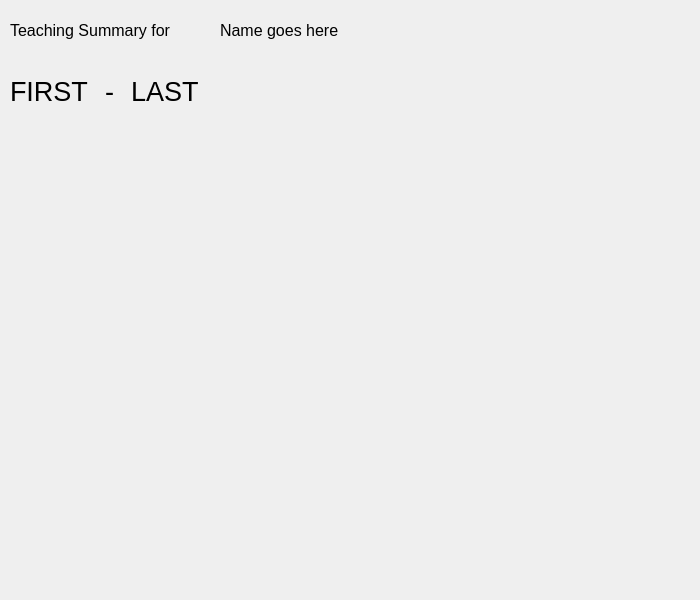
<?xml version="1.0" encoding="UTF-8"?>
<ui version="4.0">
 <class>graphwindowbar</class>
 <widget class="QDialog" name="graphwindowbar">
  <property name="geometry">
   <rect>
    <x>0</x>
    <y>0</y>
    <width>700</width>
    <height>600</height>
   </rect>
  </property>
  <property name="minimumSize">
   <size>
    <width>700</width>
    <height>600</height>
   </size>
  </property>
  <property name="maximumSize">
   <size>
    <width>700</width>
    <height>600</height>
   </size>
  </property>
  <property name="windowTitle">
   <string>Bar Graph</string>
  </property>
  <widget class="QCustomPlot" name="graph" native="true">
   <property name="geometry">
    <rect>
     <x>0</x>
     <y>120</y>
     <width>700</width>
     <height>480</height>
    </rect>
   </property>
  </widget>
  <widget class="QLabel" name="label_name">
   <property name="geometry">
    <rect>
     <x>220</x>
     <y>10</y>
     <width>471</width>
     <height>41</height>
    </rect>
   </property>
   <property name="font">
    <font>
     <family>MS Shell Dlg 2</family>
     <pointsize>12</pointsize>
    </font>
   </property>
   <property name="text">
    <string>Name goes here</string>
   </property>
  </widget>
  <widget class="QLabel" name="label_subject">
   <property name="geometry">
    <rect>
     <x>10</x>
     <y>10</y>
     <width>211</width>
     <height>41</height>
    </rect>
   </property>
   <property name="font">
    <font>
     <family>MS Shell Dlg 2</family>
     <pointsize>12</pointsize>
    </font>
   </property>
   <property name="text">
    <string>Teaching Summary for </string>
   </property>
  </widget>
  <widget class="QWidget" name="layoutWidget">
   <property name="geometry">
    <rect>
     <x>10</x>
     <y>60</y>
     <width>189</width>
     <height>47</height>
    </rect>
   </property>
   <property name="font">
    <font>
     <family>MS Shell Dlg 2</family>
     <pointsize>20</pointsize>
    </font>
   </property>
   <layout class="QHBoxLayout" name="horizontalLayout">
    <item>
     <widget class="QLabel" name="label_year_start">
      <property name="font">
       <font>
        <family>MS Shell Dlg 2</family>
        <pointsize>20</pointsize>
       </font>
      </property>
      <property name="text">
       <string>FIRST</string>
      </property>
      <property name="alignment">
       <set>Qt::AlignBottom|Qt::AlignLeading|Qt::AlignLeft</set>
      </property>
     </widget>
    </item>
    <item>
     <widget class="QLabel" name="label">
      <property name="enabled">
       <bool>true</bool>
      </property>
      <property name="font">
       <font>
        <family>MS Shell Dlg 2</family>
        <pointsize>20</pointsize>
       </font>
      </property>
      <property name="layoutDirection">
       <enum>Qt::LeftToRight</enum>
      </property>
      <property name="text">
       <string>-</string>
      </property>
      <property name="alignment">
       <set>Qt::AlignBottom|Qt::AlignHCenter</set>
      </property>
     </widget>
    </item>
    <item>
     <widget class="QLabel" name="label_year_finish">
      <property name="font">
       <font>
        <family>MS Shell Dlg 2</family>
        <pointsize>20</pointsize>
       </font>
      </property>
      <property name="text">
       <string>LAST</string>
      </property>
      <property name="alignment">
       <set>Qt::AlignBottom|Qt::AlignLeading|Qt::AlignLeft</set>
      </property>
     </widget>
    </item>
   </layout>
  </widget>
 </widget>
 <customwidgets>
  <customwidget>
   <class>QCustomPlot</class>
   <extends>QWidget</extends>
   <header>qcustomplot.h</header>
   <container>1</container>
  </customwidget>
 </customwidgets>
 <resources/>
 <connections/>
</ui>
